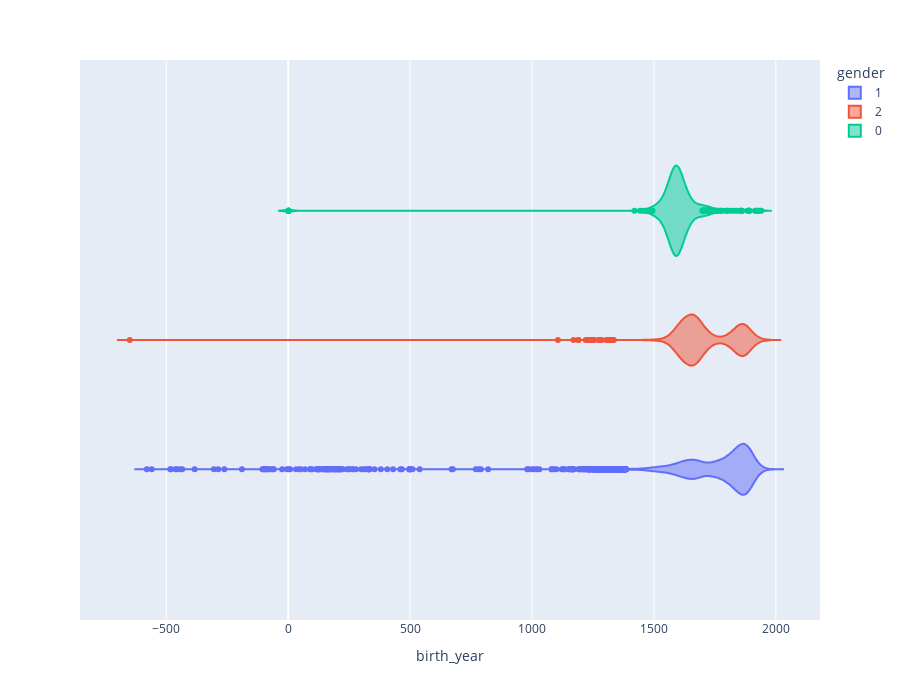

The notebook cell saved with this chart:
### Markdown cell above
# Analyse des dates de naissances

### Code cell
px.violin(actor, x='birth_year', color='gender', height=700)

### Figure 1 — Plotly figure (JSON) as saved in the notebook; plotly's stock layout.template omitted (floating-point values rounded to 4 significant figures; data arrays with more than 128 entries replaced by an {"elided": "..."} marker saying what was removed)
{"data": [{"alignmentgroup": "True", "box": {"visible": false}, "hovertemplate": "gender=1<br>birth_year=%{x}<extra></extra>", "legendgroup": "1", "marker": {"color": "#636efa"}, "name": "1", "offsetgroup": "1", "orientation": "h", "scalegroup": "True", "showlegend": true, "type": "violin", "x": {"elided": "47711 int values"}, "x0": " ", "xaxis": "x", "y0": " ", "yaxis": "y"}, {"alignmentgroup": "True", "box": {"visible": false}, "hovertemplate": "gender=2<br>birth_year=%{x}<extra></extra>", "legendgroup": "2", "marker": {"color": "#EF553B"}, "name": "2", "offsetgroup": "2", "orientation": "h", "scalegroup": "True", "showlegend": true, "type": "violin", "x": {"elided": "10113 int values"}, "x0": " ", "xaxis": "x", "y0": " ", "yaxis": "y"}, {"alignmentgroup": "True", "box": {"visible": false}, "hovertemplate": "gender=0<br>birth_year=%{x}<extra></extra>", "legendgroup": "0", "marker": {"color": "#00cc96"}, "name": "0", "offsetgroup": "0", "orientation": "h", "scalegroup": "True", "showlegend": true, "type": "violin", "x": {"elided": "1779 int values"}, "x0": " ", "xaxis": "x", "y0": " ", "yaxis": "y"}], "layout": {"height": 700, "legend": {"title": {"text": "gender"}, "tracegroupgap": 0}, "margin": {"t": 60}, "violinmode": "group", "xaxis": {"anchor": "y", "domain": [0, 1], "title": {"text": "birth_year"}}, "yaxis": {"anchor": "x", "domain": [0, 1]}}}
